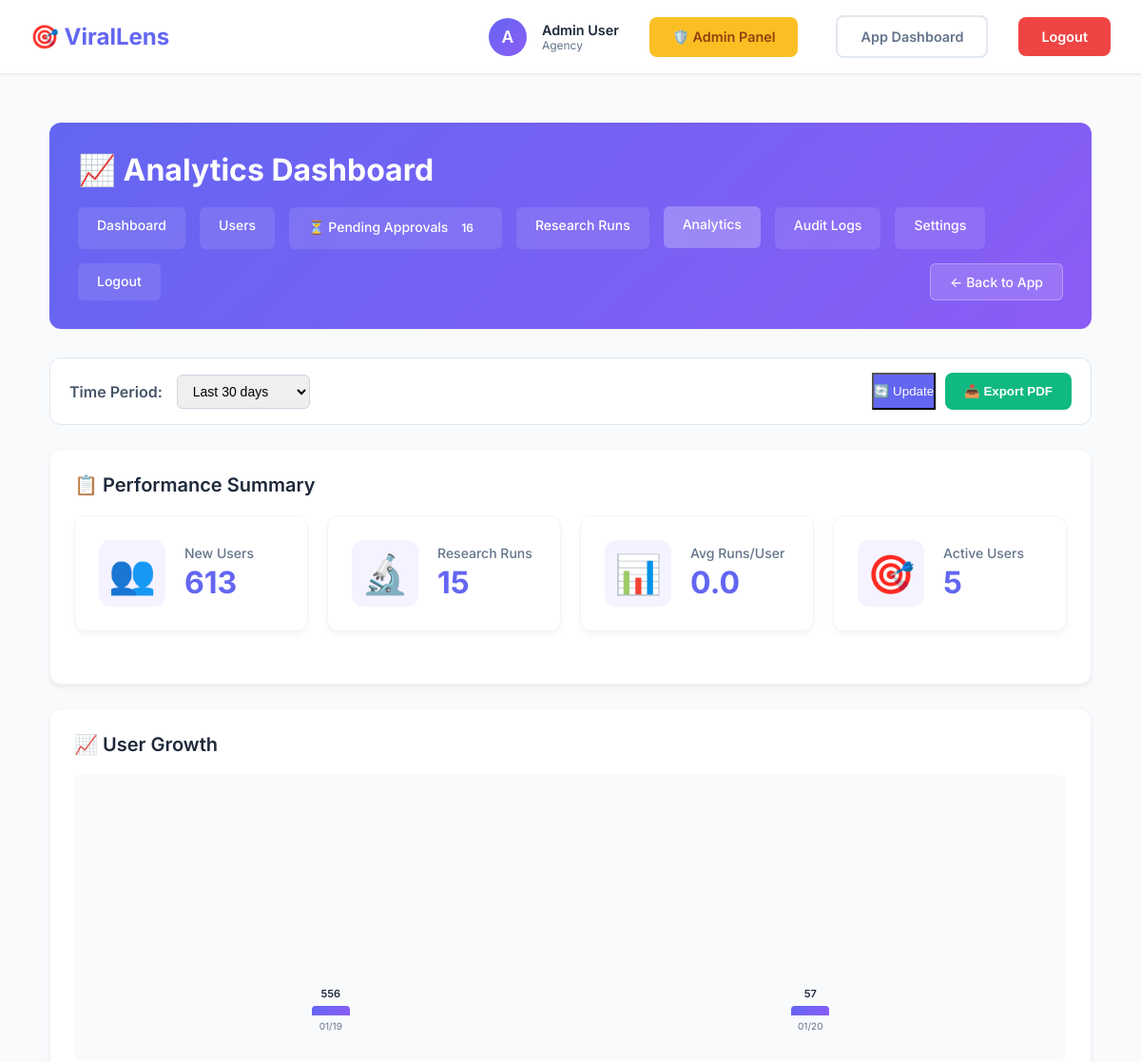
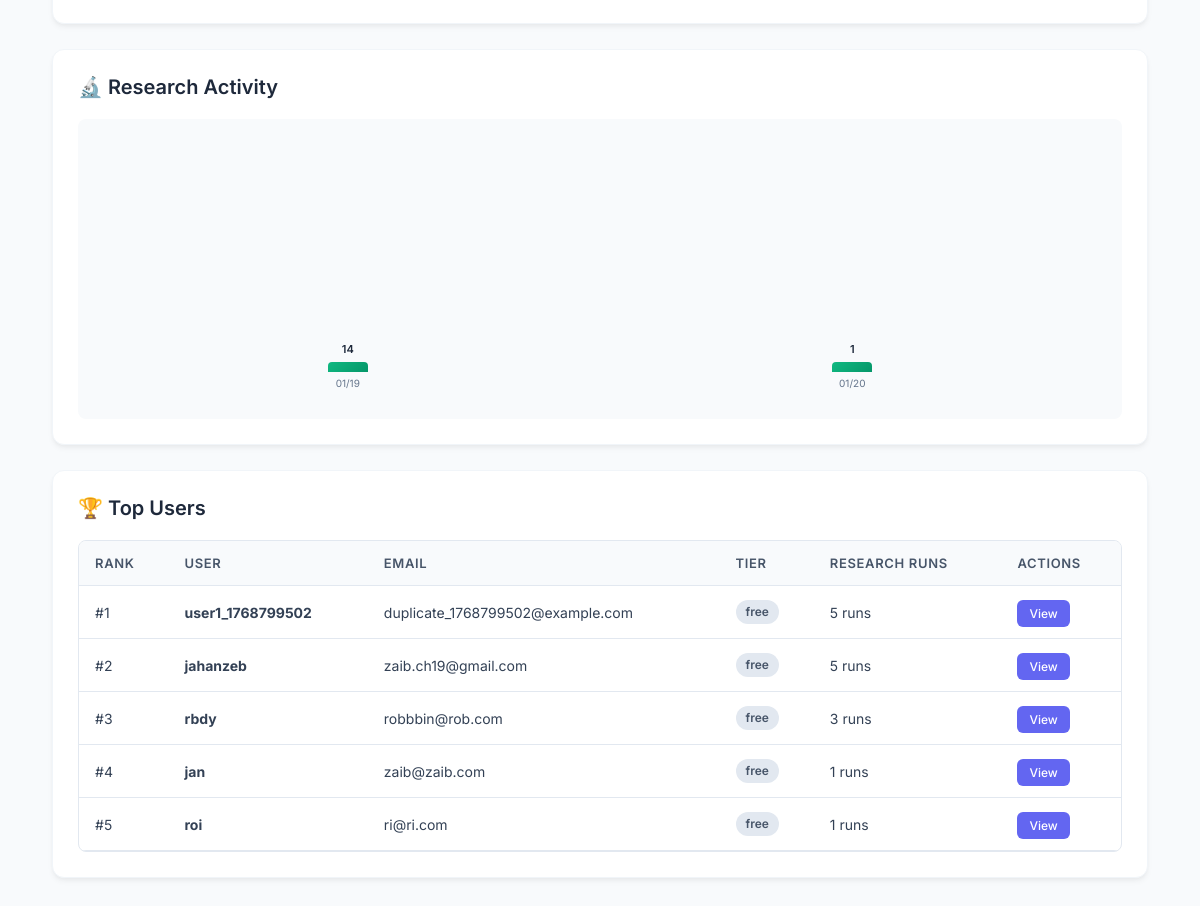
The page /admin/analytics (signed in) on the database its author committed (2 pictures, top to bottom).
### models.py (models this page shows, shortened)
class User(UserMixin, db.Model):
    __tablename__ = 'users'
    id = db.Column(db.Integer, primary_key=True)
    email = db.Column(db.String(120), unique=True, nullable=False, index=True)
    username = db.Column(db.String(80), unique=True, nullable=False, index=True)
    password_hash = db.Column(db.String(255), nullable=False)
    full_name = db.Column(db.String(120))
    niche = db.Column(db.String(50))  # automotive, royal_family, tech, etc.
    subscription_tier = db.Column(db.String(20), default='free')  # free, pro, agency
    subscription_status = db.Column(db.String(20), default='active')  # active, cancelled, expired
    subscription_start = db.Column(db.DateTime)
    subscription_end = db.Column(db.DateTime)
    research_runs_this_month = db.Column(db.Integer, default=0)
    total_research_runs = db.Column(db.Integer, default=0)
    is_admin = db.Column(db.Boolean, default=False)
    is_active = db.Column(db.Boolean, default=True)
    created_at = db.Column(db.DateTime, default=datetime.utcnow)
    last_login = db.Column(db.DateTime)
    approval_status = db.Column(db.String(20), default='approved', nullable=False) # pending, approved, rejected
    approved_by = db.Column(db.Integer, db.ForeignKey('users.id'), nullable=True)
    approved_at = db.Column(db.DateTime, nullable=True)
    rejection_reason = db.Column(db.Text, nullable=True)
    admin_notes = db.Column(db.Text, nullable=True)
    onboarding_completed = db.Column(db.Boolean, default=False)
    onboarding_step = db.Column(db.Integer, default=1) # Track progress
    research_runs = db.relationship('ResearchRun', backref='user', lazy='dynamic', cascade='all, delete-orphan')
    keywords = db.relationship('Keyword', backref='user', lazy='dynamic', cascade='all, delete-orphan')
    competitors = db.relationship('Competitor', backref='user', lazy='dynamic', cascade='all, delete-orphan')
    user_config = db.relationship('UserConfig', backref='user', uselist=False, cascade='all, delete-orphan')
    approver = db.relationship('User', remote_side='User.id', foreign_keys=[approved_by])

### admin_routes.py (the view)
@admin_bp.route('/analytics')
@login_required
@admin_required
def analytics():
    thirty_days_ago = datetime.utcnow() - timedelta(days=30)
    user_growth = db.session.query(
        func.date(User.created_at).label('date'),
        func.count(User.id).label('count')
    ).filter(
        User.created_at >= thirty_days_ago
    ).group_by(
        func.date(User.created_at)
    ).all()
    research_activity = db.session.query(
        func.date(ResearchRun.created_at).label('date'),
        func.count(ResearchRun.id).label('count')
    ).filter(
        ResearchRun.created_at >= thirty_days_ago
    ).group_by(
        func.date(ResearchRun.created_at)
    ).all()
    top_users = db.session.query(
        User,
        func.count(ResearchRun.id).label('run_count')
    ).join(
        ResearchRun
    ).group_by(
        User.id
    ).order_by(
        desc('run_count')
    ).limit(10).all()
    user_growth_processed = []
    for day in user_growth:
        dt = day.date
        label = str(dt)
        if isinstance(dt, str):
            for fmt in ['%Y-%m-%d', '%Y-%m-%d %H:%M:%S', '%m/%d/%Y', '%d/%m/%Y']:
                try:
                    d_obj = datetime.strptime(dt.split(' ')[0], fmt)
                    label = d_obj.strftime('%m/%d')
                    break
                except:
                    continue
        elif hasattr(dt, 'strftime'):
            label = dt.strftime('%m/%d')
        user_growth_processed.append({'label': label, 'count': day.count})
    research_activity_processed = []
    for day in research_activity:
        dt = day.date
        label = str(dt)
        if isinstance(dt, str):
            for fmt in ['%Y-%m-%d', '%Y-%m-%d %H:%M:%S', '%m/%d/%Y', '%d/%m/%Y']:
                try:
                    d_obj = datetime.strptime(dt.split(' ')[0], fmt)
                    label = d_obj.strftime('%m/%d')
                    break
                except:
                    continue
        elif hasattr(dt, 'strftime'):
            label = dt.strftime('%m/%d')
        research_activity_processed.append({'label': label, 'count': day.count})
    return render_template('admin/analytics.html',
                         user_growth=user_growth_processed,
                         research_activity=research_activity_processed,
                         top_users=top_users)

### admin_routes.py (called while the page is built)
@admin_bp.context_processor
def inject_pending_count():
    count = User.query.filter_by(approval_status='pending').count()
    return dict(pending_count=count)

### app.py (called while the page is built)
@login_manager.user_loader
def load_user(user_id):
    return User.query.get(int(user_id))

### utils/admin_utils.py (called while the page is built)
def admin_required(f):
    @wraps(f)
    def decorated_function(*args, **kwargs):
        if not current_user.is_authenticated:
            flash('Please log in to access this page.', 'error')
            return redirect(url_for('login'))
        if not current_user.is_admin:
            flash('Access denied. Admin privileges required.', 'error')
            return redirect(url_for('dashboard'))
        return f(*args, **kwargs)
    return decorated_function

### templates/admin/analytics.html (shortened to what this page needs)
{% extends "admin/base_admin.html" %}
{% block header_title %}📈 Analytics Dashboard{% endblock %}
{% block admin_content %}
<div class="date-range-picker">
    <label>Time Period:</label>
    <select id="period-select" onchange="toggleCustomDates()">
        <option value="30" selected>Last 30 days</option>
    </select>
    <div style="margin-left:auto; display:flex; gap:10px;">
        <button class="btn-primary" onclick="updateCharts()">🔄 Update</button>
        <button class="btn-action" style="background:#10b981;" onclick="exportAnalytics()">📥 Export PDF</button>
    </div>
</div>
<div id="analytics-report">
    <div class="section-card">
        <h2>📋 Performance Summary</h2>
        <div class="stats-grid">
            <div class="stat-card">
                <div class="stat-icon">👥</div>
                <div class="stat-content">
                    <div class="stat-label">New Users</div>
                    <div class="stat-value">{{ user_growth|sum(attribute='count') if user_growth else 0 }}</div>
                </div>
            </div>
            <div class="stat-card">
                <div class="stat-icon">🔬</div>
                <div class="stat-content">
                    <div class="stat-label">Research Runs</div>
                    <div class="stat-value">{{ research_activity|sum(attribute='count') if research_activity else 0 }}
                    </div>
                </div>
            </div>
            <div class="stat-card">
                <div class="stat-icon">📊</div>
                <div class="stat-content">
                    <div class="stat-label">Avg Runs/User</div>
                    <div class="stat-value">
                        {% if user_growth and research_activity %}
                        {{ "%.1f"|format((research_activity|sum(attribute='count') /
                        user_growth|sum(attribute='count'))) if user_growth|sum(attribute='count') > 0 else 0 }}
                        {% else %}0{% endif %}
                    </div>
                </div>
            </div>
            <div class="stat-card">
                <div class="stat-icon">🎯</div>
                <div class="stat-content">
                    <div class="stat-label">Active Users</div>
                    <div class="stat-value">{{ top_users|length }}</div>
                </div>
            </div>
        </div>
    </div>
    <div class="section-card">
        <h2>📈 User Growth</h2>
        <div class="chart-placeholder">
            <div class="chart-data">
                {% for day in user_growth %}
                <div class="chart-bar">
                    <div class="bar"
                        style="height: {{ (day.count / user_growth|map(attribute='count')|max * 100) if user_growth|length > 0 else 0 }}%">
                        <div class="bar-value">{{ day.count }}</div>
                    </div>
                    <div class="bar-label">
                        {{ day.label }}
                    </div>
                </div>
                {% endfor %}
            </div>
        </div>
    </div>
    <div class="section-card">
        <h2>🔬 Research Activity</h2>
        <div class="chart-placeholder">
            <div class="chart-data">
                {% for day in research_activity %}
                <div class="chart-bar">
                    <div class="bar bar-research"
                        style="height: {{ (day.count / research_activity|map(attribute='count')|max * 100) if research_activity|length > 0 else 0 }}%">
                        <div class="bar-value">{{ day.count }}</div>
                    </div>
                    <div class="bar-label">
                        {{ day.label }}
                    </div>
                </div>
                {% endfor %}
            </div>
        </div>
    </div>
    <div class="section-card">
        <h2>🏆 Top Users</h2>
        <div class="table-responsive">
            <table class="admin-table">
                <thead>
                    <tr>
                        <th>Rank</th>
                        <th>User</th>
                        <th>Email</th>
                        <th>Tier</th>
                        <th>Research Runs</th>
                        <th>Actions</th>
                    </tr>
                </thead>
                <tbody>
                    {% for user, run_count in top_users %}
                    <tr>
                        <td>#{{ loop.index }}</td>
                        <td><strong>{{ user.username }}</strong></td>
                        <td>{{ user.email }}</td>
                        <td><span class="badge badge-{{ user.subscription_tier }}">{{ user.subscription_tier }}</span>
                        </td>
                        <td>{{ run_count }} runs</td>
                        <td><a href="{{ url_for('admin.user_detail', user_id=user.id) }}" class="btn-sm">View</a></td>
                    </tr>
                    {% endfor %}
                </tbody>
            </table>
        </div>
    </div>
</div>
{% endblock %}

### templates/base.html (shortened to what this page needs)
<!DOCTYPE html>
<html lang="en">
<head>
</head>
<body>
    <nav>
        <div class="container">
            <a href="{{ url_for('dashboard') }}" class="logo">
                🎯 ViralLens
            </a>
            {% if current_user.is_authenticated %}
            <div class="nav-right">
                <div class="user-info">
                    <div class="user-avatar">
                        {{ current_user.username[0].upper() }}
                    </div>
                    <div class="user-details">
                        <div class="user-name">{{ current_user.full_name or current_user.username }}</div>
                        <div class="user-tier">{{ current_user.subscription_tier }}</div>
                    </div>
                </div>
                {% if current_user.is_admin %}
                <a href="{{ url_for('admin.dashboard') }}" class="btn"
                    style="background: #fbbf24; color: #92400e; margin-right: 0.5rem;">🛡️ Admin Panel</a>
                {% endif %}
                <a href="{{ url_for('dashboard') }}" class="btn btn-outline">App Dashboard</a>
                <a href="{{ url_for('logout') }}" class="btn btn-danger">Logout</a>
            </div>
            {% endif %}
        </div>
    </nav>
    <div class="container">
        {% block content %}{% endblock %}
    </div>
</body>
</html>

### templates/base.html (style rules this page uses)
* { margin: 0; padding: 0; box-sizing: border-box; }
:root { --primary: #6366f1; --primary-dark: #4f46e5; --secondary: #8b5cf6; --success: #10b981; --danger: #ef4444; --warning: #f59e0b; --dark: #1e293b; --gray: #64748b; --light: #f8fafc; --white: #ffffff; }
body { font-family: 'Inter', -apple-system, BlinkMacSystemFont, 'Segoe UI', Roboto, sans-serif; background: var(--light); color: var(--dark); min-height: 100vh; }
nav { background: var(--white); box-shadow: 0 1px 3px rgba(0, 0, 0, 0.1); padding: 1rem 0; position: sticky; top: 0; z-index: 100; }
nav .container { max-width: 1400px; margin: 0 auto; padding: 0 2rem; display: flex; justify-content: space-between; align-items: center; }
.logo { font-size: 1.5rem; font-weight: 700; color: var(--primary); text-decoration: none; display: flex; align-items: center; gap: 0.5rem; }
.nav-right { display: flex; align-items: center; gap: 2rem; }
.user-info { display: flex; align-items: center; gap: 1rem; }
.user-avatar { width: 40px; height: 40px; border-radius: 50%; background: linear-gradient(135deg, var(--primary), var(--secondary)); display: flex; align-items: center; justify-content: center; color: white; font-weight: 600; font-size: 1.1rem; }
.user-details { display: flex; flex-direction: column; }
.user-name { font-weight: 600; color: var(--dark); font-size: 0.9rem; }
.user-tier { font-size: 0.75rem; color: var(--gray); text-transform: capitalize; }
.btn { padding: 0.75rem 1.5rem; border-radius: 0.5rem; text-decoration: none; font-weight: 600; transition: all 0.3s; display: inline-block; border: none; cursor: pointer; font-size: 0.9rem; }
.btn-primary { background: var(--primary); color: var(--white); }
.btn-danger { background: var(--danger); color: var(--white); }
.btn-outline { background: transparent; color: var(--gray); border: 2px solid #e2e8f0; }
.container { max-width: 1400px; margin: 0 auto; padding: 2rem; }

### templates/admin/base_admin.html (style rules this page uses)
.section-card { background: white; border-radius: 12px; padding: 25px; box-shadow: 0 4px 6px -1px rgba(0, 0, 0, 0.05), 0 2px 4px -1px rgba(0, 0, 0, 0.03); margin-bottom: 25px; border: 1px solid #f1f5f9; }
.section-card h2 { margin: 0 0 20px 0; color: #1e293b; font-size: 20px; font-weight: 600; display: flex; align-items: center; gap: 10px; }
.stats-grid { display: grid; grid-template-columns: repeat(auto-fit, minmax(240px, 1fr)); gap: 20px; margin-bottom: 30px; }
.stat-card { background: white; border-radius: 12px; padding: 25px; box-shadow: 0 4px 6px -1px rgba(0, 0, 0, 0.05); display: flex; align-items: center; gap: 20px; border: 1px solid #f1f5f9; transition: transform 0.2s; }
.stat-icon { font-size: 40px; background: #f5f3ff; width: 70px; height: 70px; display: flex; align-items: center; justify-content: center; border-radius: 12px; }
.stat-content { flex: 1; }
.stat-value { font-size: 32px; font-weight: 700; color: #6366f1; line-height: 1.2; }
.stat-label { color: #64748b; font-size: 14px; margin-bottom: 4px; font-weight: 500; }
.table-responsive { overflow-x: auto; border-radius: 8px; border: 1px solid #e2e8f0; }
.admin-table { width: 100%; border-collapse: collapse; white-space: nowrap; }
.admin-table th { background: #f8fafc; padding: 14px 16px; text-align: left; font-weight: 600; color: #475569; font-size: 13px; text-transform: uppercase; letter-spacing: 0.05em; border-bottom: 1px solid #e2e8f0; }
.admin-table td { padding: 14px 16px; border-bottom: 1px solid #e2e8f0; font-size: 14px; color: #334155; }
.badge { display: inline-flex; align-items: center; padding: 3px 10px; border-radius: 9999px; font-size: 12px; font-weight: 600; line-height: 1.5; }
.badge-free { background: #e2e8f0; color: #475569; }
.btn-sm { padding: 6px 12px; background: #6366f1; color: white; text-decoration: none; border-radius: 6px; font-size: 12px; font-weight: 500; transition: all 0.2s; }
.btn-action { display: inline-flex; align-items: center; justify-content: center; padding: 12px 20px; background: linear-gradient(135deg, #6366f1 0%, #8b5cf6 100%); color: white; text-decoration: none; border-radius: 8px; font-weight: 600; transition: all 0.3s; border: none; cursor: pointer; gap: 8px; }

### rows shown on the page
User: username "A", full_name "Admin User", subscription_tier "Agency"
User: username "user1_1768799502", email "duplicate_1768799502@example.com", subscription_tier "free", run_count "5"
User: username "jahanzeb", email "zaib.ch19@gmail.com", subscription_tier "free", run_count "5"
User: username "rbdy", email "robbbin@rob.com", subscription_tier "free", run_count "3"
User: username "jan", email "zaib@zaib.com", subscription_tier "free", run_count "1"
User: username "roi", email "ri@ri.com", subscription_tier "free", run_count "1"

### other values the page prints
{{ pending_count }} "16"
{{ user_growth|sum(attribute='count') if user_growth else 0 }} "613"
{{ research_activity|sum(attribute='count') if research_activity else 0 }} "15"
{{ top_users|length }} "5"
{{ day.count }} "556" "57"
{{ day.label }} "01/19" "01/20"
{{ day.count }} "14" "1"
